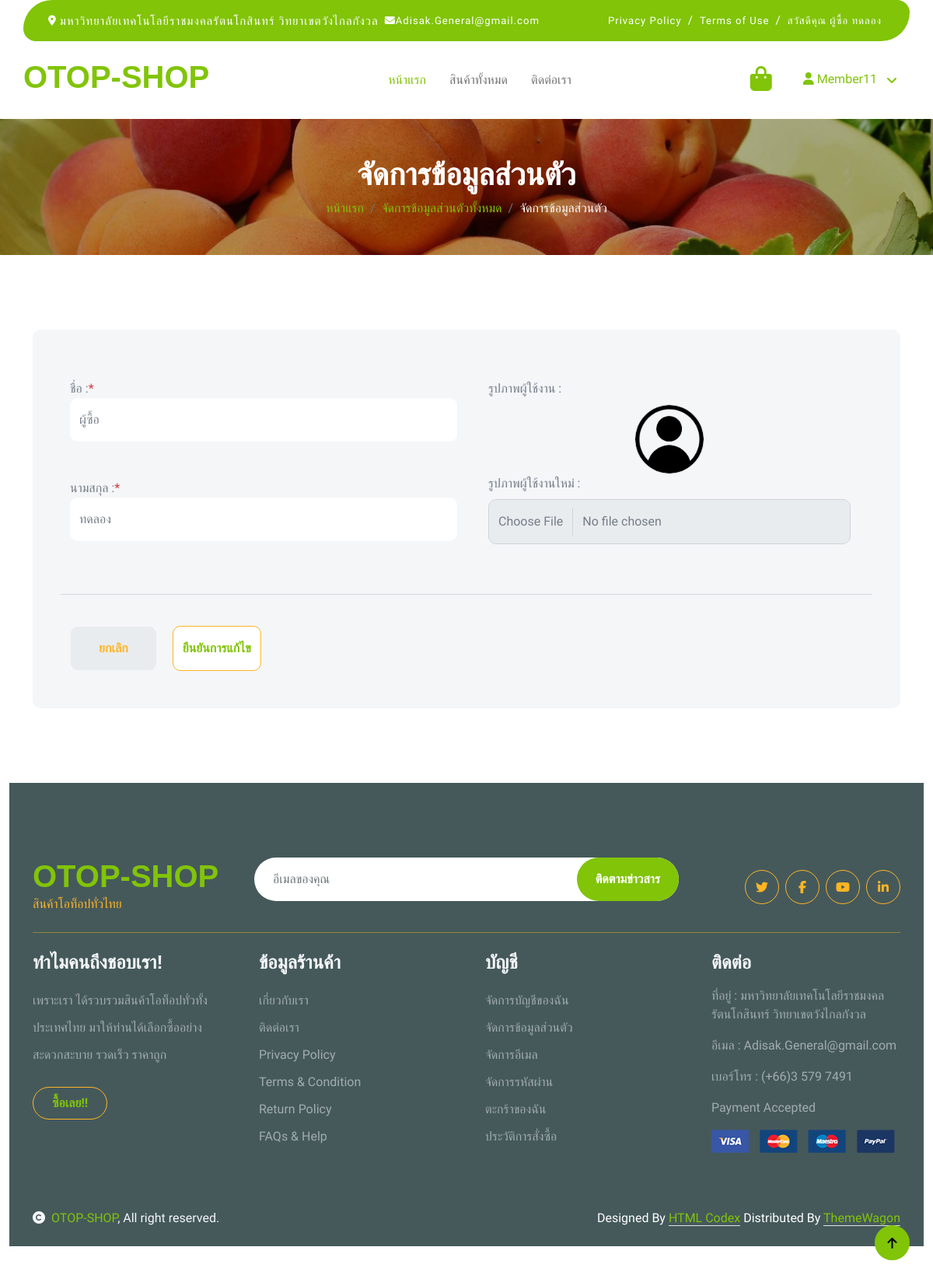
Screenshot of /my_account_profile_edit_form.php (signed in) with the database file from the repository.
### tables this page shows
CREATE TABLE IF NOT EXISTS `ot_member` (
  `mem_id` int NOT NULL AUTO_INCREMENT COMMENT 'รหัสสมาชิก',
  `mem_profile` varchar(50) NOT NULL COMMENT 'โปรไฟล์',
  `mem_fname` varchar(40) NOT NULL COMMENT 'ชื่อ',
  `mem_lname` varchar(40) NOT NULL COMMENT 'นามสกุล',
  `mem_username` varchar(40) NOT NULL COMMENT 'ชื่อผู้ใช้',
  `mem_password` varchar(255) NOT NULL COMMENT 'รหัสผ่าน',
  `mem_email` varchar(65) NOT NULL COMMENT 'อีเมล',
  `mem_show` tinyint(1) NOT NULL DEFAULT '1' COMMENT 'แสดง/ไม่แสดง',
  PRIMARY KEY (`mem_id`)
);

### my_account_profile_edit_form.php (the view, shortened to what this page needs)
<?php
require_once("db/connect.php");
if (isset($_SESSION["mem_id"])) {
    $memId = $_SESSION["mem_id"];
    try {
        $sql = "SELECT mem_id, mem_fname, mem_lname, mem_profile
                FROM ot_member
                WHERE mem_id = :mem_id";
        $stmt = $conn->prepare($sql);
        $stmt->bindParam(":mem_id", $memId);
        $stmt->execute();
        $result = $stmt->fetch(PDO::FETCH_ASSOC);
    } catch (PDOEXception $e) {
        echo $e->getMessage();
        return false;
    }
}
?>
<!DOCTYPE html>
<html lang="en">
<head>
    <?php require_once("includes/head.php") ?>
</head>
<body>
    <?php require_once("includes/navbar.php") ?>
    <div class="container-fluid page-header py-5">
        <h1 class="text-center text-white display-6">จัดการข้อมูลส่วนตัว</h1>
        <ol class="breadcrumb justify-content-center mb-0">
            <li class="breadcrumb-item"><a href="index.php">หน้าแรก</a></li>
            <li class="breadcrumb-item"><a href="my_account_setting.php">จัดการข้อมูลส่วนตัวทั้งหมด</a></li>
            <li class="breadcrumb-item active text-white">จัดการข้อมูลส่วนตัว</li>
        </ol>
    </div>
    <div class="container-fluid contact py-5">
        <div class="container py-5">
            <div class="p-5 bg-light rounded">
                <form id="form" action="my_account_profile_edit.php" method="POST" enctype="multipart/form-data">
                    <div class="row g-4">
                        <div class="col-lg-6">
                            <div class="form-group mt-3">
                                <label for="mem_fname">ชื่อ : </label><span class="text-danger">*</span>
                                <input type="text" name="mem_fname" class="w-100 form-control border-0 py-3 mb-4" placeholder="ชื่อจริงของท่าน" value="<?php echo $result["mem_fname"]; ?>">
                            </div>
                            <div class="form-group mt-5">
                                <label for="mem_lname">นามสกุล : </label><span class="text-danger">*</span>
                                <input type="text" name="mem_lname" class="w-100 form-control border-0 py-3 mb-4" placeholder="นามสกุลของท่าน" value="<?php echo $result["mem_lname"]; ?>">
                            </div>
                        </div>
                        <div class="col-lg-6">
                            <div class="card-body">
                                <div class="form-group">
                                    <label class="form-label" for="mem_id">รูปภาพผู้ใช้งาน : </label>
                                    <br>
                                    <img class="rounded-circle mx-auto d-block border" style="width:90px; height:90px" id="mem_profile" name="mem_profile" src="uploads/profile_member/<?php echo $result["mem_profile"]; ?>">
                                    <label class="form-label" for="mem_newProfile">รูปภาพผู้ใช้งานใหม่ : </label>
                                    <input class="form-control border-1 py-3 mb-4" type="file" name="mem_newProfile" id="mem_newProfile" onchange="previewImage()">
                                </div>
                            </div>
                        </div>
                        <hr>
                        <div>
                            <div class="d-inline-block me-3">
                                <a href="my_account_setting.php" type="button" class="btn form-control py-3 bg-gray text-secondary me-5">ยกเลิก</a>
                            </div>
                            <div class="d-inline-block">
                                <button type="submit" name="btn-edit-profile" class="btn form-control border-secondary py-3 bg-white text-primary">ยืนยันการแก้ไข</button>
                            </div>
                        </div>
                    </div>
                </form>
            </div>
        </div>
        <?php require_once("includes/footer.php") ?>
</body>
</html>

### includes/navbar.php (shortened to what this page needs)
<?php
if (isset($_SESSION['mem_id'])) {
    $memId =  $_SESSION['mem_id'];
    try {
        $sql = "SELECT mem_id, mem_fname, mem_lname, mem_username
                FROM ot_member
                WHERE mem_id = :mem_id";
        $stmt = $conn->prepare($sql);
        $stmt->bindParam(":mem_id", $memId);
        $stmt->execute();
        $result_use = $stmt->fetch();
    } catch (Exception $e) {
        echo $e->getMessage();
        return false;
    }
}
?>
<div class="container-fluid fixed-top">
    <div class="container topbar bg-primary d-none d-lg-block">
        <div class="d-flex justify-content-between">
            <div class="top-info ps-2">
                <small class="mx-1"><i class="fa-solid fa-location-dot text-white"></i></small><a href="https://maps.app.goo.gl/YSPnbRnNxNFkJphYA" class="text-white">มหาวิทยาลัยเทคโนโลยีราชมงคลรัตนโกสินทร์ วิทยาเขตวังไกลกังวล</a></small>
                <small class="ms-2"><i class="fa-solid fa-envelope text-white"></i><a href="#" class="text-white">Adisak.General@gmail.com</a></small>
            </div>
            <div class="top-link pe-2">
                <?php if (isset($_SESSION["mem_id"]) && $result_use !== false) { ?>
                    <a href="contact.php" class="text-white"><small class="text-white mx-2">Privacy Policy</small>/</a>
                    <a href="contact.php" class="text-white"><small class="text-white mx-2">Terms of Use</small>/</a>
                    <small class="text-white mx-2"><?php echo "สวัสดีคุณ " . $result_use["mem_fname"] . " " . $result_use["mem_lname"]  ?></small>
                <?php } else { ?>
                    <a href="login_form.php" class="text-white"><small class="text-white ms-2">สมัครสมาชิก / เข้าสู่ระบบ</small></a>
                <?php } ?>
            </div>
        </div>
    </div>
    <div class="container px-0">
        <nav class="navbar navbar-light bg-white navbar-expand-xl">
            <a href="index.php" class="navbar-brand">
                <h1 class="text-primary display-6">OTOP-SHOP</h1>
            </a>
            <div class="collapse navbar-collapse bg-white" id="navbarCollapse">
                <div class="navbar-nav mx-auto">
                    <a href="index.php" class="nav-item nav-link active">หน้าแรก</a>
                    <a href="products_show.php" class="nav-item nav-link">สินค้าทั้งหมด</a>
                    <a href="contact.php" class="nav-item nav-link">ติดต่อเรา</a>
                </div>
                <div class="d-flex m-3 me-0">
                    <a href="cart_show.php" class="position-relative me-4 my-auto">
                        <i class="fa fa-shopping-bag fa-2x"></i>
                    </a>
                    <?php if (isset($_SESSION["mem_id"]) && $result_use !== false) { ?>
                        <li style="list-style-type: none;" class="nav-item dropdown">
                            <a class="nav-link dropdown-toggle" href="#" role="button" data-bs-toggle="dropdown" aria-expanded="false">
                                <i class="fa-solid fa-user"></i>
                                <?php echo $result_use["mem_username"] ?>
                            </a>
                        </li>
                    <?php } ?>
                </div>
            </div>
        </nav>
    </div>
</div>

### css/style.css (style rules this page uses)
* { font-family: "Prompt", sans-serif; }
.btn { font-weight: 600; transition: .5s; }
.btn.border-secondary { transition: 0.5s; }
.fixed-top { transition: 0.5s; background: var(--bs-white); border: 0; }
.topbar { padding: 20px; border-radius: 230px 100px; }
.topbar .top-info { font-size: 15px; line-height: 0; letter-spacing: 1px; display: flex; align-items: center; }
.topbar .top-link { font-size: 15px; line-height: 0; letter-spacing: 1px; display: flex; align-items: center; }
.topbar .top-link a { letter-spacing: 1px; }
.navbar .navbar-nav .nav-link { padding: 10px 15px; font-size: 16px; transition: .5s; }
.navbar { height: 100px; border-bottom: 1px solid rgba(255, 255, 255, .1); }
.navbar .navbar-nav .nav-link:hover, .navbar .navbar-nav .nav-link.active, .fixed-top.bg-white .navbar .navbar-nav .nav-link:hover, .fixed-top.bg-white .navbar .navbar-nav .nav-link.active { color: var(--bs-primary); }
.navbar .dropdown-toggle::after { border: none; content: "\f107"; font-family: "Font Awesome 5 Free"; font-weight: 700; vertical-align: middle; margin-left: 8px; }
.page-header { position: relative; background: linear-gradient(rgba(0, 0, 0, 0.3), rgba(0, 0, 0, 0.3)), url(../img/cart-page-header-img.jpg); background-position: center center; background-repeat: no-repeat; background-size: cover; }
@media (min-width: 992px) { .hero-header, .page-header { margin-top: 152px !important; } }

### rows the page displays
ot_member: mem_fname "ผู้ซื้อ", mem_lname "ทดลอง", mem_username "Member11", mem_profile (picture)
